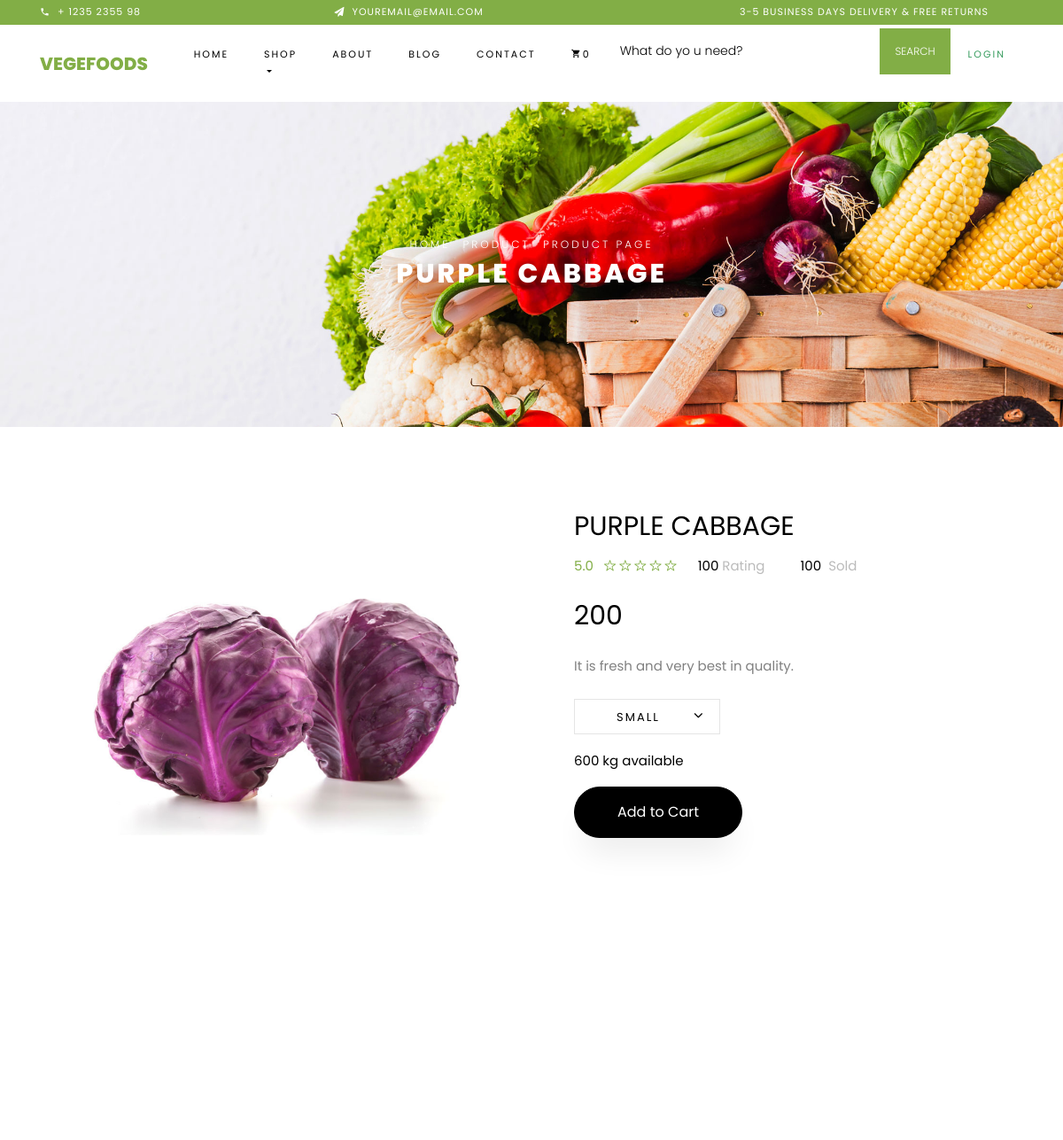
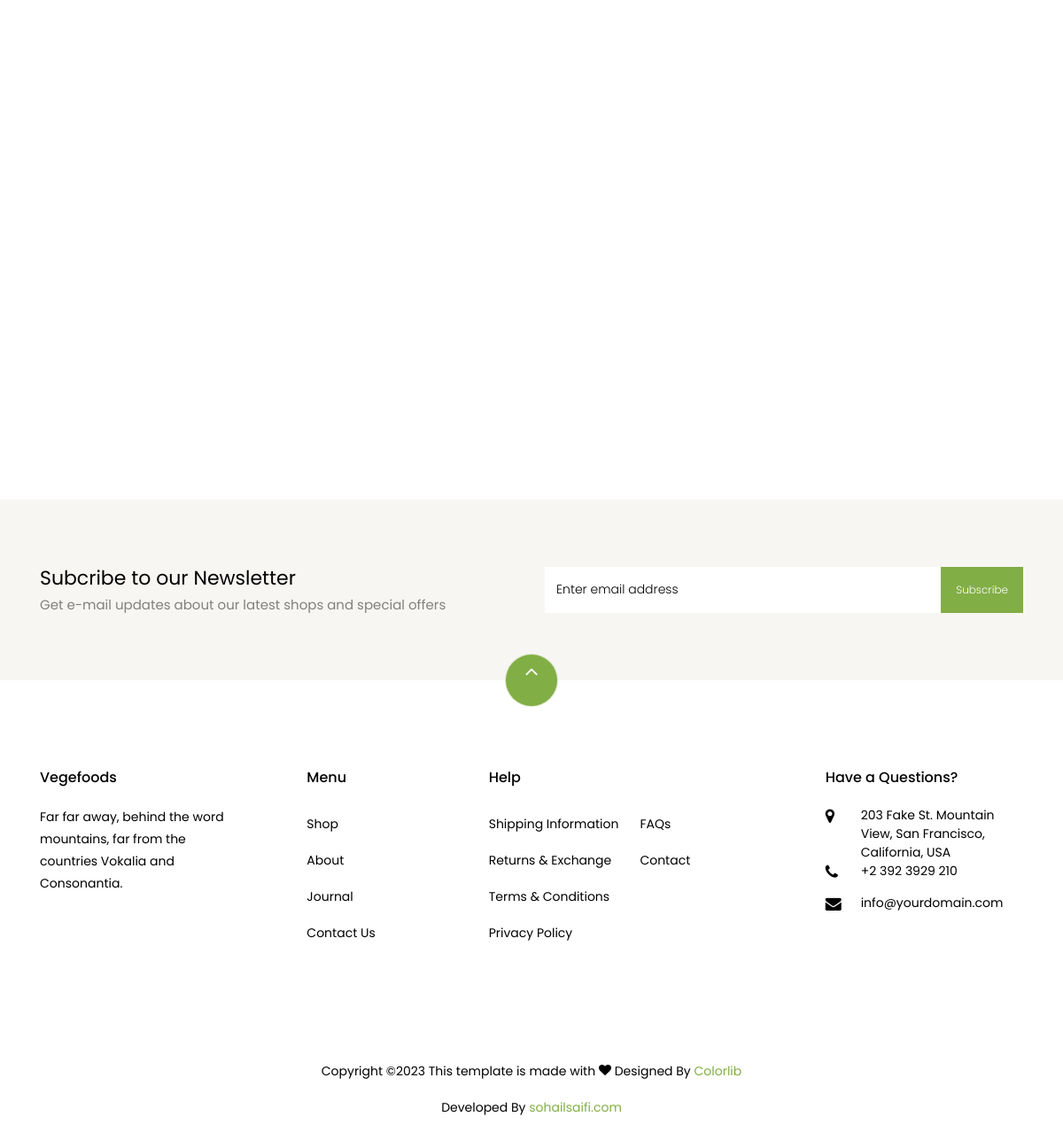
The page /product-details/purple-cabbage.html on the database its author committed (2 pictures, top to bottom).
### tables this page shows
CREATE TABLE `product` (
  `product_id` int(11) NOT NULL,
  `category_id` int(11) NOT NULL,
  `product_name` varchar(255) DEFAULT NULL,
  `product_image` varchar(255) DEFAULT NULL,
  `product_url` varchar(255) DEFAULT NULL,
  `product_mrp` varchar(255) NOT NULL,
  `product_price` varchar(255) NOT NULL,
  `product_per_price` varchar(255) DEFAULT NULL,
  `product_qty` int(11) NOT NULL,
  `product_per_qty` varchar(255) DEFAULT NULL,
  `product_stock` tinyint(4) NOT NULL DEFAULT '1',
  `product_description` text,
  `product_sm_desc` text,
  `product_meta_title` text,
  `product_meta_keyword` text,
  `product_meta_desc` text,
  `product_status` tinyint(4) NOT NULL,
  `created` timestamp NOT NULL DEFAULT CURRENT_TIMESTAMP
);

### application/controllers/SiteCon.php (called while the page is built, shortened)
<?php
class SiteCon extends CI_Controller {
	public function __construct()
	{
		$this->load->model('SiteModel');
	}
    public function productDetail($url)
    {
        $data['meta_title']="";
		$data['meta_description']="";
		$data['meta_keyword']="";
		$data['url']=base_url();
		$data['productData'] =$this->SiteModel->getProductData($url);
		$this->load->view('site/product',$data);
    }
}

### index.php (called while the page is built, shortened)
<?php
require_once BASEPATH.'core/CodeIgniter.php';

### application/models/SiteModel.php (called while the page is built, shortened)
<?php
class SiteModel extends CI_Model{
	public function getProductData($url)
	{
		return $this->db->where('product_url',$url)->get('product')->row();
	}
}

### application/views/site/product.php (the view, shortened to what this page needs)
  <div class="hero-wrap hero-bread" style="background-image: url('<?php echo base_url(); ?>assets/images/bg_1.jpg');">
    <div class="container">
      <div class="row no-gutters slider-text align-items-center justify-content-center">
        <div class="col-md-9 ftco-animate text-center">
        	<p class="breadcrumbs"><span class="mr-2"><a href="<?php echo base_url('SiteCon/index'); ?>">Home</a></span> <span class="mr-2"><a href="index-2.html">Product</a></span> <span>Product Page</span></p>
          <h1 class="mb-0 bread"><?php echo $productData->product_name; ?></h1>
        </div>
      </div>
    </div>
  </div>
  <section class="ftco-section">
  	<div class="container">
  		<div class="row">
	<?php if(!empty($productData->product_image)){ ?>
  			<div class="col-lg-6 mb-5 ftco-animate">
  				<a href="images/product-1.jpg" class="image-popup"><img src="<?php echo base_url();  ?>uploads/productImage/<?php echo $productData->product_image; ?>" class="img-fluid" alt="Colorlib Template"></a>
  			</div>
	<?php }else{ ?>
		<div class="col-lg-6 mb-5 ftco-animate">
  				<a href="images/product-1.jpg" class="image-popup"><img src="<?php echo base_url();  ?>assets/noimage.jpg" class="img-fluid" alt="Colorlib Template"></a>
  			</div>
	<?php } ?>
  			<div class="col-lg-6 product-details pl-md-5 ftco-animate">
  				<h3><?php echo $productData->product_name; ?></h3>
  				<div class="rating d-flex">
					<p class="text-left mr-4">
						<a href="#" class="mr-2">5.0</a>
						<a href="#"><span class="ion-ios-star-outline"></span></a>
						<a href="#"><span class="ion-ios-star-outline"></span></a>
						<a href="#"><span class="ion-ios-star-outline"></span></a>
						<a href="#"><span class="ion-ios-star-outline"></span></a>
						<a href="#"><span class="ion-ios-star-outline"></span></a>
					</p>
					<p class="text-left mr-4">
						<a href="#" class="mr-2" style="color: #000;">100 <span style="color: #bbb;">Rating</span></a>
					</p>
					<p class="text-left">
						<a href="#" class="mr-2" style="color: #000;"><p><?php echo $productData->product_qty; ?></p><span style="color: #bbb;">Sold</span></a>
					</p>
				</div>
  				<p class="price"><span><?php echo $productData->product_price; ?></span></p>
  				<p><?php echo $productData->product_description; ?>
				</p>
				<div class="row mt-4">
					<div class="col-md-6">
						<div class="form-group d-flex">
              <div class="select-wrap">
                 <div class="icon"><span class="ion-ios-arrow-down"></span></div>
                 <select name="" id="" class="form-control">
                 	<option value="">Small</option>
                 </select>
               </div>
            </div>
					</div>
         	<div class="col-md-12">
         		<p style="color: #000;">600 kg available</p>
         	</div>
        	</div>
        	<p><a href="<?php echo base_url('SiteCon/addToCart/'); ?><?php echo $productData->product_id; ?>" class="btn btn-black py-3 px-5">Add to Cart</a></p>
  			</div>
  		</div>
  	</div>
  </section>
  <section class="ftco-section">
  	<div class="container">
		<div class="row justify-content-center mb-3 pb-3">
      </div>
  	</div>
  	<div class="container">
  		<div class="row">
  		</div>
  	</div>
  </section>
<section class="ftco-section ftco-no-pt ftco-no-pb py-5 bg-light">
    <div class="container py-4">
      <div class="row d-flex justify-content-center py-5">
        <div class="col-md-6">
        	<h2 style="font-size: 22px;" class="mb-0">Subcribe to our Newsletter</h2>
        	<span>Get e-mail updates about our latest shops and special offers</span>
        </div>
        <div class="col-md-6 d-flex align-items-center">
          <form action="#" class="subscribe-form">
            <div class="form-group d-flex">
              <input type="text" class="form-control" placeholder="Enter email address">
              <input type="submit" value="Subscribe" class="submit px-3">
            </div>
          </form>
        </div>
      </div>
    </div>
  </section>

### rows shown on the page
product: product_name "PURPLE CABBAGE", product_image (picture), product_price "200", product_description "It is fresh and very best in quality."

### other values the page prints
count($this->cart->contents()) "0"
